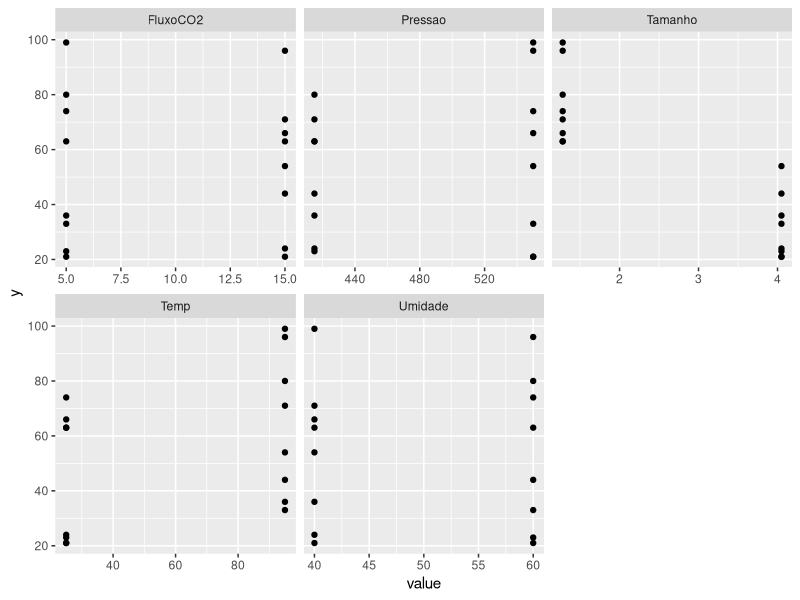
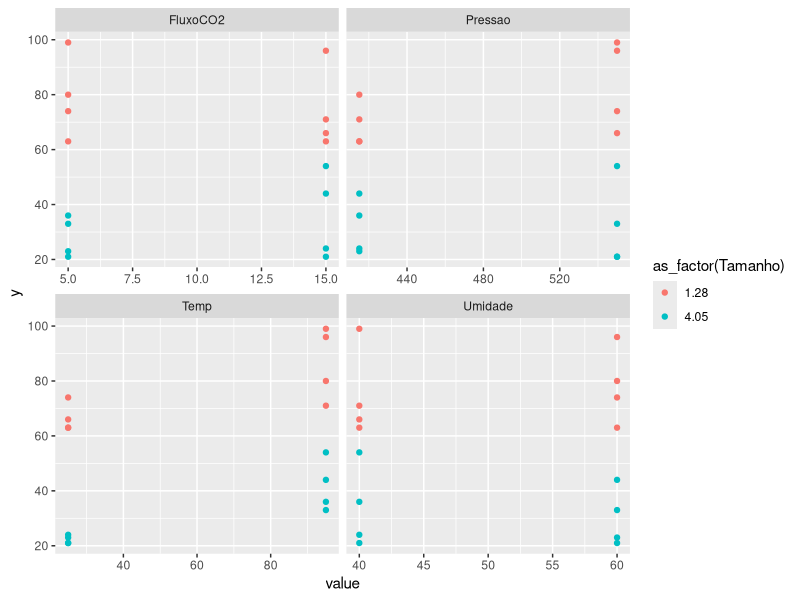
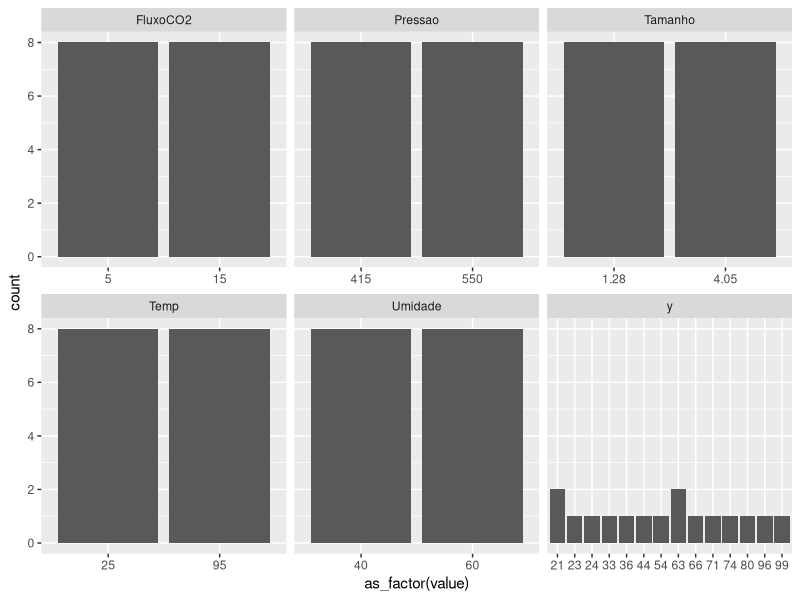
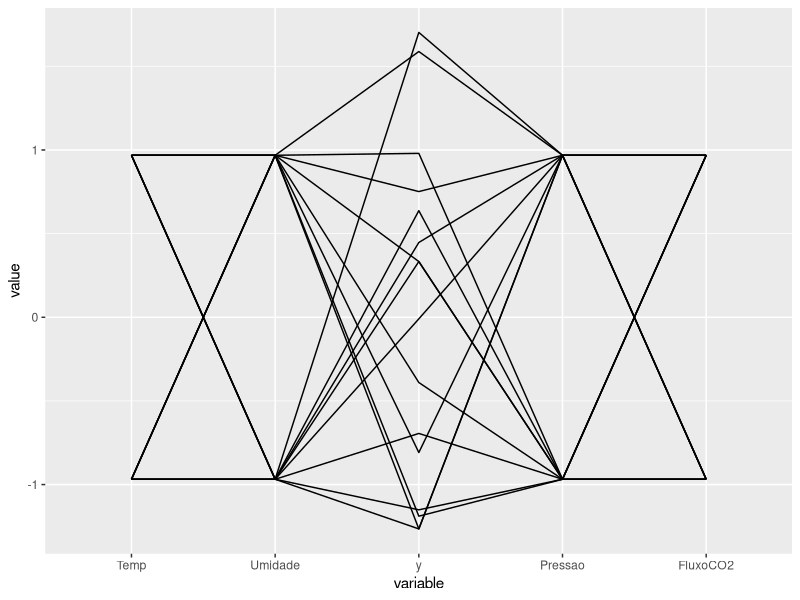
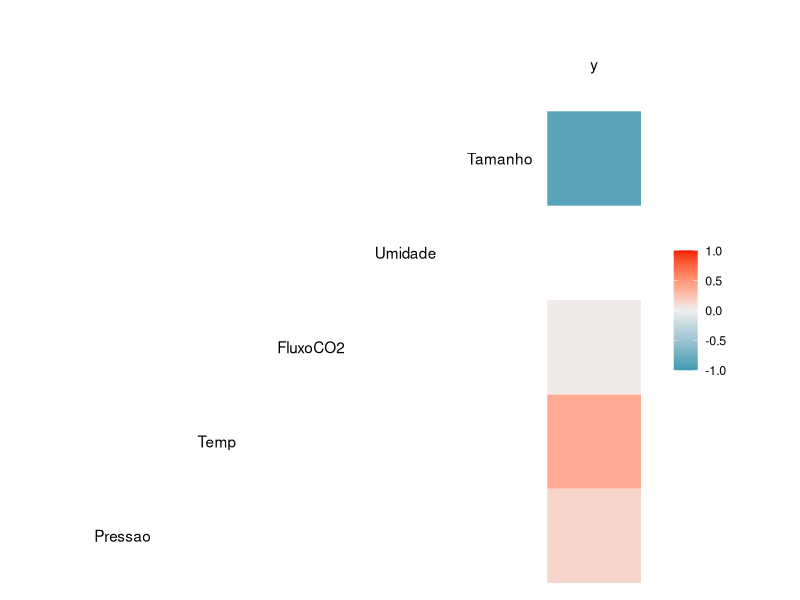
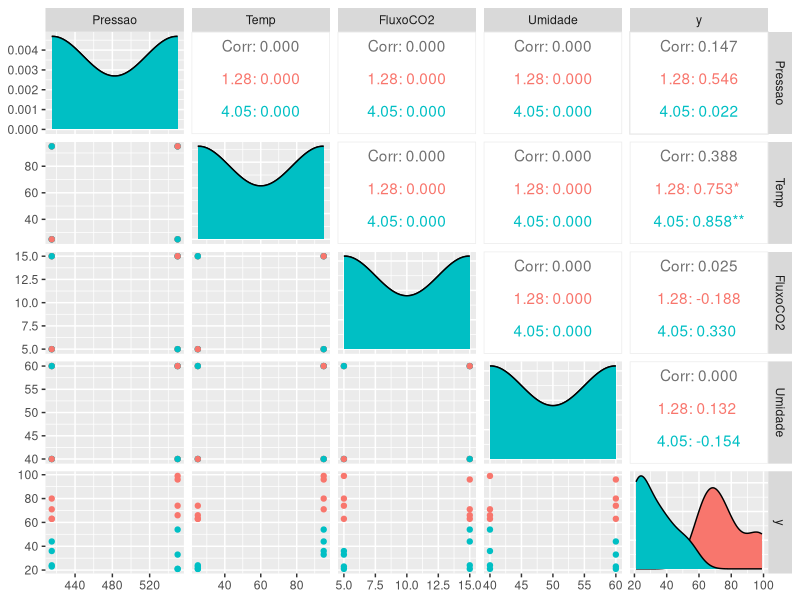
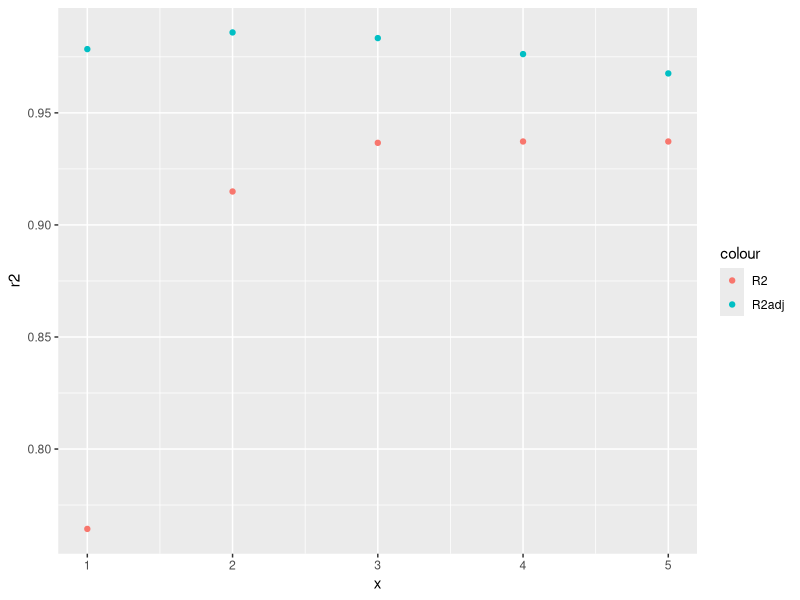

Generate these figures, in order, with R:
## ---- chunk 1
knitr::opts_chunk$set(echo = TRUE)
library(tidyverse)
library(knitr)

## ---- chunk 2
dados <- read_csv("dados/data-table-B7.csv", locale = locale(decimal_mark = ","))
dim(dados)

#Renomeando as colunas
names(dados) <- c('Pressao', 'Temp', 'FluxoCO2', 'Umidade', 'Tamanho', 'y')

head(dados)
## ---- chunk 3

n <- length(dados$y)

X <- matrix(c(rep(1,n), dados$Pressao, dados$Temp, dados$FluxoCO2, dados$Umidade, dados$Tamanho), ncol = 6, nrow = n, byrow = FALSE)

Y <- matrix(dados$y, ncol = 1, nrow = n)

k <- ncol(X) -1

p <- k + 1
## ---- chunk 4
dados %>% pivot_longer(!y) %>% 
  ggplot(aes(y = y)) + geom_point(aes(x = value)) +
  facet_wrap(~name, scales = "free_x")
## ---- chunk 5
dados %>% pivot_longer(!c(Tamanho, y)) %>% 
  ggplot(aes(y = y, color = as_factor(Tamanho))) + geom_point(aes(x = value)) +
  facet_wrap(~name, scales = "free_x")
## ---- chunk 6
dados %>% pivot_longer(cols = everything()) %>% 
  ggplot() + geom_bar(aes(x = as_factor(value)),stat="count") +
  facet_wrap(~name, scales = "free_x")
## ---- chunk 7
GGally::ggparcoord(dados[,c(2, 4, 6, 1, 3)])
## ---- chunk 8
GGally::ggcorr(dados)
## ---- chunk 9
GGally::ggpairs(dados, columns = c(1:4,6), aes(colour = as_factor(Tamanho)))
## ---- chunk 10
#Definindo os betas do modelo de regressão múltipla
betas <- solve(t(X)%*%X)%*%t(X)%*%Y
betas

#Definindo a matrix C_jj
C_jj = solve(t(X)%*%X)

#Definindo uma matrix para os betas
betas <- matrix(data = betas, nrow = length(betas), ncol = 1, byrow = FALSE)
rownames(betas) <- c("beta0", "beta1","beta2","beta3","beta4","beta5")
betas

#Modelo do R
lm(formula = y ~., data = dados)
## ---- chunk 11
SQRes <- (t(Y)%*%Y)-(t(betas)%*%t(X)%*%Y)
SQRes
## ---- chunk 12
p <- ncol(X)

#estimando o sigma^2
sigma2 <- SQRes/(n-p)
sigma2
## ---- chunk 13
lm.anova <- function(x,y){
  x<- as.matrix(x)
  y<- as.matrix(y)
  
  n <- length(y)
  k <- ncol(x) # covariaveis utilizadas
  p <- k+1

  X <- matrix(c(rep(1,n), x), ncol = p, nrow = n, byrow = FALSE)
  Y <- matrix(y, ncol = 1, nrow = n)
  
  betas <- solve(t(X)%*%X)%*%t(X)%*%Y
  
  Y_est <- X%*%betas 
 
  res <- Y - Y_est
  
  SQRes <- t(Y-Y_est)%*%(Y-Y_est) 
  
  u <- c(rep(1,n)) 
  SQTotal <- t(Y)%*%Y - ((t(u)%*%Y)^2)/n 
  
  SQReg <- SQTotal - SQRes
  
  
  SQReg <- t(betas)%*%t(X)%*%Y-((t(u)%*%Y)^2)/n 
  gl_sqreg <- k 
  QMReg <- SQReg/gl_sqreg 
   
  SQRes <- t(Y-Y_est)%*%(Y-Y_est) 
  gl_sqres <- n-p 
  QMRes <- SQRes/gl_sqres 
   
  SQTotal <- t(Y)%*%Y - ((t(u)%*%Y)^2)/n 
  gl_sqtotal <- n-1
   
   
  #calculando a estatistica F 
  F_0 <- QMReg/QMRes
  
  R2 <-  SQReg/SQTotal 
  QMTotal <- QMRes + QMReg
  R2adj <- 1 - QMRes/QMTotal
  list(R2 = R2, R2adj = R2adj, betas = betas, Y_est = Y_est, 
       anov = list(SQreg = SQReg, SQRes = SQRes, QMreg = QMReg))
  
}
## ---- chunk 14
#Obtendo os valores dos residuos, SQres, SQreg , SQTotal do nosso modelo  
# No modelo de regressao linear multipla  
# Forma matricial: 
# Y_estimado = X*betas = X * (X^T*X)^(-1)*X^T*Y = H*Y 
#SQtotal <-  
Y_est <- X%*%betas 
 
res <- Y - Y_est
## ---- chunk 15
# Soma dos quadrados dos residuos  
# podemos calcular pela equacao: 
# (Y-Y_est)^T*(Y-Y_est) 
# ou pela equacao
# Y^T * Y - betas^T * X^T * Y 
 
SQRes <- t(Y-Y_est)%*%(Y-Y_est) 
 
#note que  
t(Y)%*%Y - t(betas)%*%t(X)%*%Y
## ---- chunk 16
# Soma dos quadrados totais 
# vetor unitario para facilitar as contas 
u <- c(rep(1,n)) 
SQTotal <- t(Y)%*%Y - ((t(u)%*%Y)^2)/n 
 
# obs 
# ((t(u)%*%Y)^2)/n = ((sum(y))^2)/n
## ---- chunk 17
#Soma dos quadrados da regressao  
 
SQReg <- SQTotal - SQRes
## ---- chunk 18
#Calculando a anova 
k <- 2 # covariaveis utilizadas 
p <- k+1
 
SQReg <- t(betas)%*%t(X)%*%Y-((t(u)%*%Y)^2)/n 
gl_sqreg <- k 
QMReg <- SQReg/gl_sqreg 
 
SQRes <- t(Y-Y_est)%*%(Y-Y_est) 
gl_sqres <- n-p 
QMRes <- SQRes/gl_sqres 
 
SQTotal <- t(Y)%*%Y - ((t(u)%*%Y)^2)/n 
gl_sqtotal <- n-1
 
 
#calculando a estatistica F 
F_0 <- QMReg/QMRes 
F_0
## ---- chunk 19
QMTotal <- QMRes + QMReg
## ---- chunk 20
alpha <- 0.03 
RR <- qf(alpha, df1 = k, df2 = n - k -1, lower.tail = F) 
RR
## ---- chunk 21
# Rejeitamos H0 se F_0 > RR, RR = regiao de rejeicao = quantil teorico da distribuicao F com k e  
# n-k-1 = n-p g.l.
if(RR < F_0){ 
  cat("Rejeita-se H0") 
}
## ---- chunk 22
R2 <-  SQReg/SQTotal 
R2
## ---- chunk 23
x <- dados$Tamanho
y <- dados$y

modelo <- lm.anova(x,y)

print(paste("R2: ", modelo$R2,
            "R2_adj:", modelo$R2adj))

## ---- chunk 24
x <- dados %>% select("Tamanho", "Temp")
y <- dados$y

modelo <- lm.anova(x,y)

print(paste("R2: ", modelo$R2,
            "R2_adj:", modelo$R2adj))

## ---- chunk 25
x <- dados %>% select(-"y")
y <- dados$y

modelo <- lm.anova(x,y)

print(paste("R2: ", modelo$R2,
            "R2_adj:", modelo$R2adj))

## ---- chunk 26
for( i in 1:5)
  
## ---- chunk 27
(R2adj <- 1 - QMRes/QMTotal)
## ---- chunk 28
feat <- c(  "Tamanho", "Temp", "Pressao", "FluxoCO2", "Umidade")

r2 <- tibble(x= 1:5, rAdj = 1:5 %>% map(~head(feat,.x)) %>% map_dbl(~lm.anova(dados %>% select(.x), dados$y)$R2adj),
             r2 = 1:5 %>% map(~head(feat,.x)) %>% map_dbl(~lm.anova(dados %>% select(all_of(.x)), dados$y)$R2))

r2 %>% 
  ggplot(aes(x = x)) +  geom_point(aes(y = r2, color = "R2"))  +  geom_point(aes(y = rAdj, color = "R2adj"))
## ---- chunk 29
#Definindo o alpha e o t crítico
alpha <- 0.03
t1 <- qt(alpha/2, n-p)
t2 <- qt(1-alpha/2, n-p)
## ---- chunk 30
#Testando para beta1
dp_b1 <- sqrt(sigma2 * diag(C_jj)[2])
b1_lim_inf <- betas[2] - t2*dp_b1
b1_lim_sup <- betas[2] - t1*dp_b1
IC_b1 <- cbind(b1_lim_inf, b1_lim_sup)
## ---- chunk 31
#Testando para o beta2
dp_b2 <- sqrt(sigma2 * diag(C_jj)[3])
b2_lim_inf <- betas[3] - t2*dp_b2
b2_lim_sup <- betas[3] - t1*dp_b2
IC_b2 <- cbind(b2_lim_inf, b2_lim_sup)
## ---- chunk 32
#Testando para beta5
dp_b5 <- sqrt(sigma2 * diag(C_jj)[6])
b5_lim_inf <- betas[6] - t2*dp_b5
b5_lim_sup <- betas[6] - t1*dp_b5
IC_b5 <- cbind(b5_lim_inf, b5_lim_sup)
## ---- chunk 33
#Estruturando em uma tabela
IC_tab <- rbind(IC_b1, IC_b2, IC_b5)
row.names(IC_tab) <- c("beta1", "beta2", "beta5")
colnames(IC_tab) <- c("IC (0.015)", "IC (0.985)")
IC_tab %>%  kable(caption = "Intervalos de Confiança para os coeficientes do modelo")
## ---- chunk 34

mean_IC <- data.frame(low_b = numeric(0), upper_b = numeric(0))
y_pred <- data.frame(value = numeric(0))

for (row in 1:nrow(X)){
  x0 <- X[row,]
  y0 <- x0%*%betas
  se <- sqrt(sigma2%*%t(x0)%*%C_jj%*%x0)
  low_b <- y0 - t2*se
  upper_b <- y0 + t2*se
  tab <- cbind(low_b, upper_b)
  mean_IC <- rbind(mean_IC, tab)
  y_pred <- rbind(y_pred, y0)
}

colnames(mean_IC) <- c("Lower Bound", "Upper Bound")
len_mean_IC <- mean_IC$`Upper Bound` - mean_IC$`Lower Bound`
mean_IC <- cbind(mean_IC, len_mean_IC)
mean_IC <- cbind(mean_IC, y_pred)
mean_IC <- cbind(mean_IC, dados$y)

colnames(mean_IC) <- c("Lower Bound", "Upper Bound", "Interval Length","Predicted Value", "Real Value")

error <- abs(mean_IC$`Predicted Value` - mean_IC$`Real Value`)
mean_IC <- cbind(mean_IC, error)

colnames(mean_IC) <- c("Lower Bound", "Upper Bound", "Interval Length","Predicted Value", "Real Value", "Absolute Error")

mse <- mean(mean_IC$`Absolute Error`**2)

mean_IC %>% kable(caption = "**Estimação do IC de E(Y) para cada observação do conjunto de dados considerando todas as covariáveis** (MSE = 40.65, R^2 = 0.90)")
## ---- chunk 35
mean_IC2 <- data.frame(low_b = numeric(0), upper_b = numeric(0))
y_pred2 <- data.frame(value = numeric(0))

#recalculando a estatística teste t
#agora nosso k =4
t3 <- qt(1-alpha/2, n-4-1)

for (row in 1:nrow(X)){
  x0 <- X[row,c(1,2,3,6)]
  y0 <- x0%*%t(t(betas[c(1,2,3,6),]))
  se <- sqrt(sigma2%*%t(x0)%*%C_jj[c(1,2,3,4),c(1,2,3,6)]%*%x0)
  low_b <- y0 - t3*se
  upper_b <- y0 + t3*se
  tab <- cbind(low_b, upper_b)
  mean_IC2 <- rbind(mean_IC2, tab)
  y_pred2 <- rbind(y_pred2, y0)
}

colnames(mean_IC2) <- c("Lower Bound", "Upper Bound")
len_mean_IC2 <- mean_IC2$`Upper Bound` - mean_IC2$`Lower Bound`
mean_IC2 <- cbind(mean_IC2, len_mean_IC2)
mean_IC2 <- cbind(mean_IC2, y_pred2)
mean_IC2 <- cbind(mean_IC2, dados$y)

colnames(mean_IC2) <- c("Lower Bound", "Upper Bound", "Interval Length","Predicted Value", "Real Value")

error <- abs(mean_IC2$`Predicted Value` - mean_IC2$`Real Value`)
mean_IC2 <- cbind(mean_IC2, error)

colnames(mean_IC2) <- c("Lower Bound", "Upper Bound", "Interval Length","Predicted Value", "Real Value", "Absolute Error")

mse2 <- mean(mean_IC2$`Absolute Error`**2)

mean_IC2 %>% kable(caption = "**Estimação do IC para cada observação do conjunto de dados considerando apenas as covariáveis significativas** (MSE = 42.6, R^2 = 0.92)")
## ---- chunk 36
#Viés do modelo completo
bias_fullm <- abs(mean(mean_IC$`Predicted Value` - mean_IC$`Real Value`))

#Viés do melhor modelo
bias_bestm <- abs(mean(mean_IC2$`Predicted Value` - mean_IC2$`Real Value`))

#Variancia do modelo completo
var_fullm <- var(mean_IC$`Predicted Value` - mean_IC$`Real Value`)

#Variancia do melhor modelo
var_bestm <- var(mean_IC2$`Predicted Value` - mean_IC2$`Real Value`)

#criando uma tabela com os valores
vies <- c(round(bias_bestm,2), round(bias_fullm,2))
variancia <- c(round(var_bestm,2), round(var_fullm,2))

bias_var_m <- data.frame(Viés = vies,
                         Variância = variancia)

row.names(bias_var_m) <- c("Melhor modelo", "Modelo completo")
bias_var_m %>% kable(caption = "Tabela Viés X Variância")
